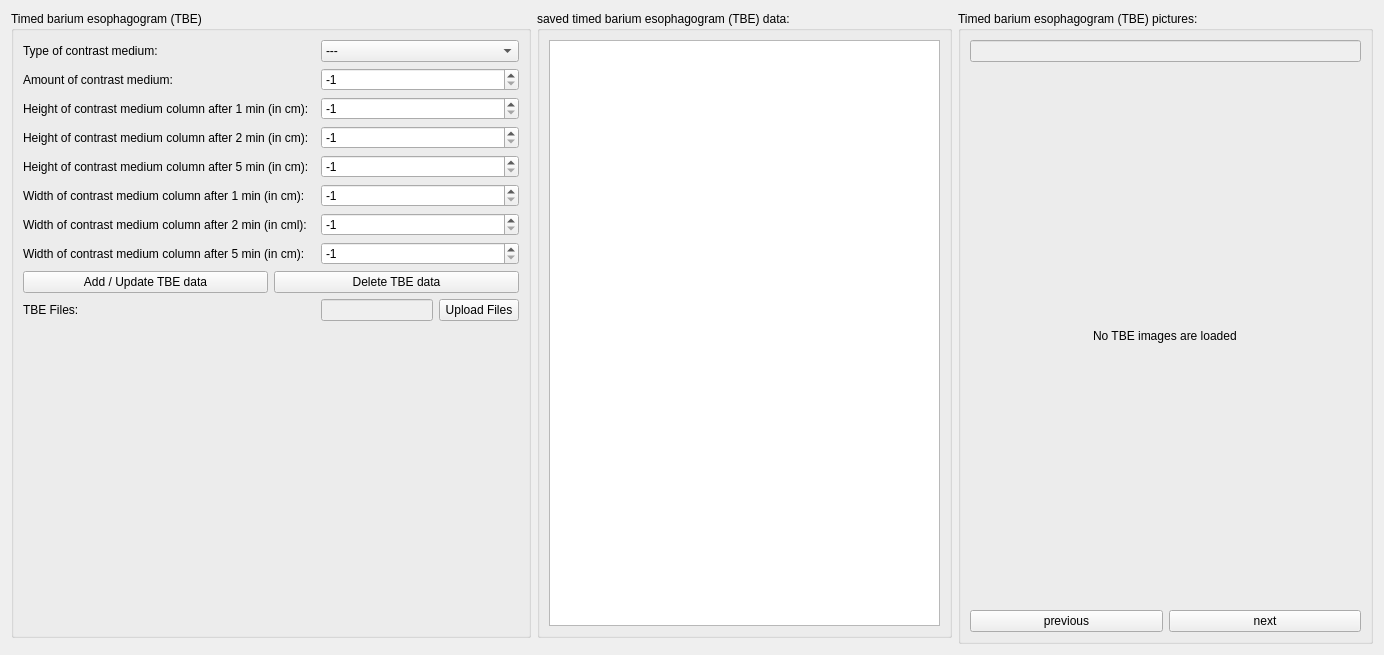
          <widget class="QWidget" name="xray">
           <property name="geometry">
            <rect>
             <x>0</x>
             <y>0</y>
             <width>1384</width>
             <height>655</height>
            </rect>
           </property>
           <attribute name="label">
            <string>Timed barium esophagogram (TBE)</string>
           </attribute>
           <layout class="QGridLayout" name="gridLayout_33">
            <item row="0" column="1">
             <widget class="QGroupBox" name="groupBox_29">
              <property name="title">
               <string>saved timed barium esophagogram (TBE) data:</string>
              </property>
              <layout class="QGridLayout" name="gridLayout_38">
               <item row="0" column="0">
                <widget class="QTextEdit" name="tbe_text">
                 <property name="readOnly">
                  <bool>true</bool>
                 </property>
                </widget>
               </item>
              </layout>
             </widget>
            </item>
            <item row="0" column="2" rowspan="2">
             <widget class="QGroupBox" name="groupBox_21">
              <property name="sizePolicy">
               <sizepolicy hsizetype="Expanding" vsizetype="Preferred">
                <horstretch>0</horstretch>
                <verstretch>0</verstretch>
               </sizepolicy>
              </property>
              <property name="title">
               <string>Timed barium esophagogram (TBE) pictures:</string>
              </property>
              <layout class="QGridLayout" name="gridLayout_64">
               <item row="0" column="0">
                <widget class="QLineEdit" name="lineEdit_4">
                 <property name="enabled">
                  <bool>false</bool>
                 </property>
                </widget>
               </item>
               <item row="1" column="0" alignment="Qt::AlignHCenter">
                <widget class="QLabel" name="tbe_swallow_imageview">
                 <property name="sizePolicy">
                  <sizepolicy hsizetype="Preferred" vsizetype="Expanding">
                   <horstretch>0</horstretch>
                   <verstretch>0</verstretch>
                  </sizepolicy>
                 </property>
                 <property name="text">
                  <string>No TBE images are loaded</string>
                 </property>
                </widget>
               </item>
               <item row="3" column="0">
                <layout class="QHBoxLayout" name="horizontalLayout_2">
                 <item>
                  <widget class="QPushButton" name="tbe_previous_button">
                   <property name="text">
                    <string>previous</string>
                   </property>
                  </widget>
                 </item>
                 <item>
                  <widget class="QPushButton" name="tbe_next_button">
                   <property name="text">
                    <string>next</string>
                   </property>
                  </widget>
                 </item>
                </layout>
               </item>
              </layout>
             </widget>
            </item>
            <item row="0" column="0">
             <widget class="QGroupBox" name="groupBox_28">
              <property name="title">
               <string>Timed barium esophagogram (TBE)</string>
              </property>
              <layout class="QGridLayout" name="gridLayout_37">
               <item row="1" column="2">
                <widget class="QSpinBox" name="tbe_amount_cm_spin">
                 <property name="minimum">
                  <number>-1</number>
                 </property>
                 <property name="maximum">
                  <number>20</number>
                 </property>
                 <property name="value">
                  <number>-1</number>
                 </property>
                </widget>
               </item>
               <item row="5" column="2">
                <widget class="QSpinBox" name="tbe_width_cm_1_spin">
                 <property name="minimum">
                  <number>-1</number>
                 </property>
                 <property name="maximum">
                  <number>20</number>
                 </property>
                 <property name="value">
                  <number>-1</number>
                 </property>
                </widget>
               </item>
               <item row="6" column="2">
                <widget class="QSpinBox" name="tbe_width_cm_2_spin">
                 <property name="minimum">
                  <number>-1</number>
                 </property>
                 <property name="maximum">
                  <number>20</number>
                 </property>
                 <property name="value">
                  <number>-1</number>
                 </property>
                </widget>
               </item>
               <item row="2" column="2">
                <widget class="QSpinBox" name="tbe_height_cm_1_spin">
                 <property name="minimum">
                  <number>-1</number>
                 </property>
                 <property name="maximum">
                  <number>20</number>
                 </property>
                 <property name="value">
                  <number>-1</number>
                 </property>
                </widget>
               </item>
               <item row="3" column="2">
                <widget class="QSpinBox" name="tbe_height_cm_2_spin">
                 <property name="minimum">
                  <number>-1</number>
                 </property>
                 <property name="maximum">
                  <number>20</number>
                 </property>
                 <property name="value">
                  <number>-1</number>
                 </property>
                </widget>
               </item>
               <item row="4" column="2">
                <widget class="QSpinBox" name="tbe_height_cm_5_spin">
                 <property name="minimum">
                  <number>-1</number>
                 </property>
                 <property name="maximum">
                  <number>20</number>
                 </property>
                 <property name="value">
                  <number>-1</number>
                 </property>
                </widget>
               </item>
               <item row="7" column="2">
                <widget class="QSpinBox" name="tbe_width_cm_5_spin">
                 <property name="minimum">
                  <number>-1</number>
                 </property>
                 <property name="maximum">
                  <number>20</number>
                 </property>
                 <property name="value">
                  <number>-1</number>
                 </property>
                </widget>
               </item>
               <item row="6" column="0">
                <widget class="QLabel" name="label_51">
                 <property name="text">
                  <string>Width of contrast medium column after 2 min (in cml):</string>
                 </property>
                </widget>
               </item>
               <item row="9" column="0">
                <widget class="QLabel" name="label_45">
                 <property name="text">
                  <string>TBE Files:</string>
                 </property>
                </widget>
               </item>
               <item row="9" column="2">
                <layout class="QHBoxLayout" name="horizontalLayout_9">
                 <item>
                  <widget class="QLineEdit" name="tbe_file_text">
                   <property name="enabled">
                    <bool>false</bool>
                   </property>
                   <property name="readOnly">
                    <bool>true</bool>
                   </property>
                  </widget>
                 </item>
                 <item>
                  <widget class="QPushButton" name="tbe_file_upload_button">
                   <property name="text">
                    <string>Upload Files</string>
                   </property>
                  </widget>
                 </item>
                </layout>
               </item>
               <item row="1" column="0">
                <widget class="QLabel" name="label_54">
                 <property name="text">
                  <string>Amount of contrast medium:</string>
                 </property>
                </widget>
               </item>
               <item row="0" column="2">
                <widget class="QComboBox" name="tbe_cm_dropdown">
                 <item>
                  <property name="text">
                   <string>---</string>
                  </property>
                 </item>
                 <item>
                  <property name="text">
                   <string>barium sulfate</string>
                  </property>
                 </item>
                 <item>
                  <property name="text">
                   <string>water-soluble contrast medium</string>
                  </property>
                 </item>
                </widget>
               </item>
               <item row="0" column="0">
                <widget class="QLabel" name="label_52">
                 <property name="text">
                  <string>Type of contrast medium:</string>
                 </property>
                </widget>
               </item>
               <item row="2" column="0">
                <widget class="QLabel" name="label_44">
                 <property name="text">
                  <string>Height of contrast medium column after 1 min (in cm):</string>
                 </property>
                </widget>
               </item>
               <item row="5" column="0">
                <widget class="QLabel" name="label_47">
                 <property name="text">
                  <string>Width of contrast medium column after 1 min (in cm):</string>
                 </property>
                </widget>
               </item>
               <item row="4" column="0">
                <widget class="QLabel" name="label_50">
                 <property name="text">
                  <string>Height of contrast medium column after 5 min (in cm):</string>
                 </property>
                </widget>
               </item>
               <item row="3" column="0">
                <widget class="QLabel" name="label_48">
                 <property name="text">
                  <string>Height of contrast medium column after 2 min (in cm):</string>
                 </property>
                </widget>
               </item>
               <item row="7" column="0">
                <widget class="QLabel" name="label_53">
                 <property name="text">
                  <string>Width of contrast medium column after 5 min (in cm):</string>
                 </property>
                </widget>
               </item>
               <item row="10" column="2">
                <spacer name="verticalSpacer_13">
                 <property name="orientation">
                  <enum>Qt::Vertical</enum>
                 </property>
                 <property name="sizeHint" stdset="0">
                  <size>
                   <width>20</width>
                   <height>40</height>
                  </size>
                 </property>
                </spacer>
               </item>
               <item row="8" column="0" colspan="3">
                <layout class="QHBoxLayout" name="horizontalLayout_3">
                 <item>
                  <widget class="QPushButton" name="add_tbe_button">
                   <property name="text">
                    <string>Add / Update TBE data</string>
                   </property>
                  </widget>
                 </item>
                 <item>
                  <widget class="QPushButton" name="delete_tbe_button">
                   <property name="text">
                    <string>Delete TBE data</string>
                   </property>
                  </widget>
                 </item>
                </layout>
               </item>
              </layout>
             </widget>
            </item>
           </layout>
          </widget>
